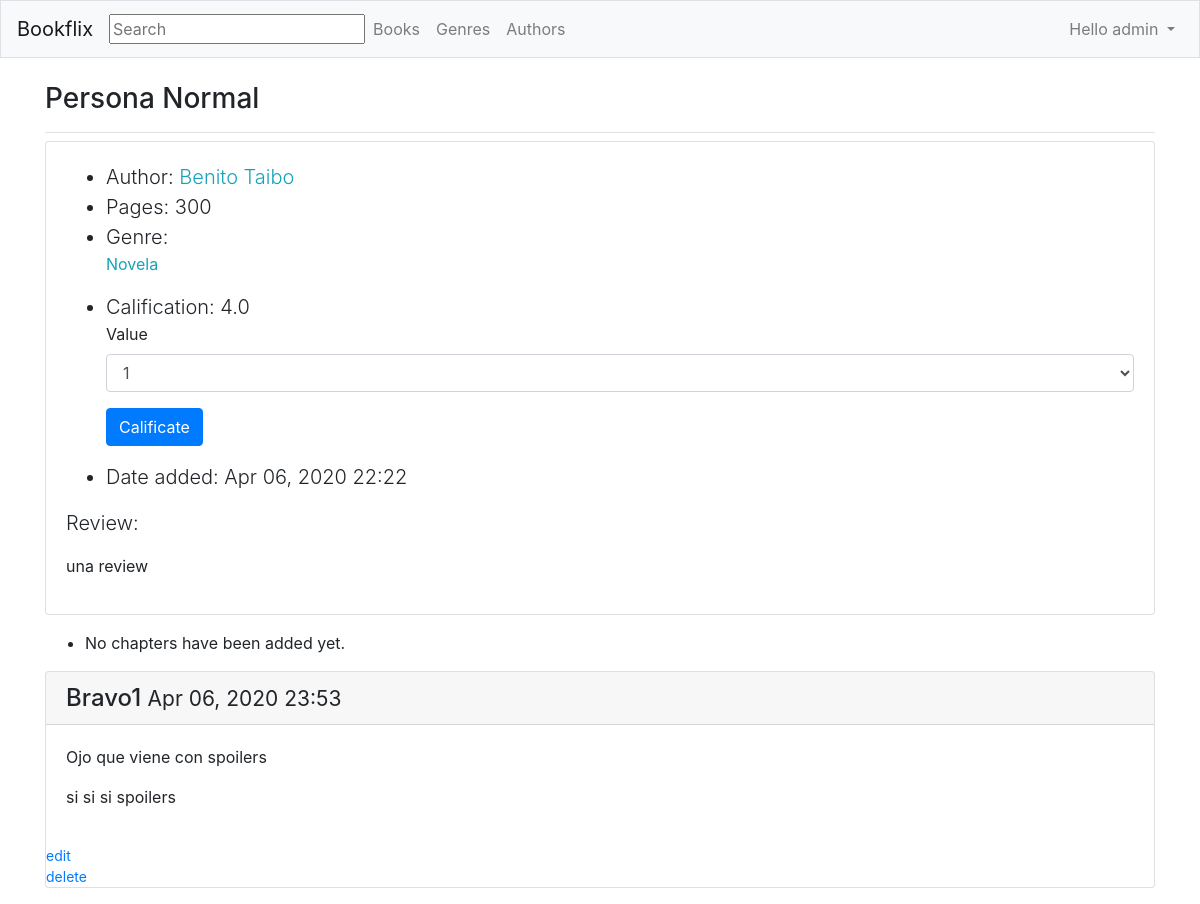
The page /books_list/1/ (signed in) on the database its author committed.
### users/models.py (models this page shows, shortened)
class User(AbstractUser):
    age = models.PositiveIntegerField(null=True, validators=[MaxValueValidator(99)])
    pay = models.BooleanField(default=True)
    credit_Card = CardNumberField('card number')
    expired_Card = CardExpiryField('expiration date', null=True)
    secCode_Card = SecurityCodeField('security code', null=True)
    subscription = models.ForeignKey(Membership, on_delete=models.CASCADE, null=True, blank=True)

### books/models.py (models this page shows, shortened)
class Book(models.Model):
    title = models.CharField(max_length=50)
    author = models.ForeignKey(Author, on_delete=models.CASCADE)
    publisher = models.ForeignKey(Publisher, on_delete=models.CASCADE)
    pages = models.IntegerField(blank=True)
    review = models.TextField()
    genre = models.ManyToManyField(Genre)
    calif = models.FloatField()
    date_added = models.DateTimeField(auto_now_add=True)
    def __str__(self):
        return self.title

class Author(models.Model):
    name = models.CharField(max_length=50)
    def __str__(self):
        return self.name

class Genre(models.Model):
    genre = models.CharField(max_length=50)
    def __str__(self):
        return self.genre

class Comment(models.Model):
    book = models.ForeignKey(Book, on_delete=models.CASCADE)
    text = models.TextField()
    date_added = models.DateTimeField(auto_now_add=True)
    profile = models.ForeignKey(Profile, on_delete=models.CASCADE)
    spoiler = models.BooleanField()
    class Meta:
        unique_together = ('book', 'profile')

### profiles/models.py (models this page shows)
class Profile(models.Model):
    name = models.CharField(max_length=10)
    user = models.ForeignKey(User, on_delete=models.CASCADE)
    def __str__(self):
        return self.name

### books/views.py (the view)
    def verificate(req, **kwargs):
        if not req.user.is_authenticated:
            return redirect('users:login')
        else:
            if req.session['myProfile'] is None:                #profile = req.session.get['myProfile']
                return redirect('profiles:selectProfile')
            else:
                return funcion(req, **kwargs)

### books/views.py (called while the page is built)
def verificateUser(funcion):
    def verificate(req, **kwargs):
        if not req.user.is_authenticated:
            return redirect('users:login')
        else:
            if req.session['myProfile'] is None:                #profile = req.session.get['myProfile']
                return redirect('profiles:selectProfile')
            else:
                return funcion(req, **kwargs)
    return verificate

@verificateUser
def book(request, book_id):
    bk = Book.objects.get(id=book_id)
    chapters = Chapter.objects.filter(book=bk).order_by('num')
    comments = Comment.objects.filter(book=bk).order_by('date_added')
    prof = Profile.objects.get(id=request.session['myProfile'])
    finished = FinishedBooks.objects.filter(profile=prof)
    calform = None
    comform = None
    if finished.filter(books=bk).exists():
        calform = CalificationForm
        if not Comment.objects.filter(book=bk, profile=prof).exists():
            comform = CommentForm
    genres = bk.genre.all().order_by('genre')
    context = {'book': bk, 'chapters': chapters, 'comments': comments,
               'calform': calform, 'comform': comform, 'genres': genres, 'profile': prof}
    return render(request, 'books/book.html', context)

### books/templates/books/book.html (shortened to what this page needs)
{% extends "books/base.html" %}
{% load bootstrap4 %}
{% block page_header %}
  <h3>{{ book }}</h3>
{% endblock page_header %}
{% block content %}
<div class="card mb-3">
  <div class="card-body">
    <ul>
      <li class="lead">Author: <a class="text-info" href="{% url 'books:author' book.author.id %}">{{ book.author }}</a></li>
      <li class="lead">Pages: {{ book.pages }}</li>
      <li class="lead">Genre:</li>
      {% for genre in genres %}
         <a class="text-info" href="{% url 'books:genre' genre.id %}">{{ genre }}</a>
      {% endfor %}
      <p><li class="lead">Calification: {{ book.calif }}</li>
        {% if calform %}
          <form class="form" action="{% url 'books:calification' book.id %}" method='post'>
            {% bootstrap_form calform %}
            {% buttons %}
              <button class="btn btn-primary" name="submit">Calificate</button>
            {% endbuttons %}
          </form>
        {% endif %}
        </p>
      <li class="lead">Date added: {{ book.date_added|date:'M d, Y H:i' }}</li>
    </ul>
    <p class="lead">Review: {{ book.review|linebreaks }}</p>
  </div>
</div>
<p>
  {% for chap in chapters %}
    <h5>{{ chap.num }}: <a class="text-secondary" href="{% url 'books:chapter' chap.id %}">{{ chap }}</a></h5>
  {% empty %}
    <ul><li>No chapters have been added yet.</li></ul>
  {% endfor %}
</p>
{% for comment in comments %}
  <div class="card mb-3">
    <h4 class="card-header">
      {{ comment.profile }}
      <small>{{ comment.date_added|date:'M d, Y H:i' }}</small>
    </h4>
    <div class="card-body">
      {% if comment.spoiler %}
        <p>Ojo que viene con spoilers</p>
      {% endif %}
      <p class="lead">{{ comment.text|linebreaks }}</p>
    </div>
    {% if comment.profile == profile %}
    <small><a href="{% url 'books:edit_comment' comment.id %}">edit</a></small>
    <small><a href="{% url 'books:delete_comment' comment.id %}">delete</a></small>
    {% endif %}
  </div>
{% endfor %}
{% endblock content %}

### books/templates/books/base.html (shortened to what this page needs)
{% load bootstrap4 %}
<!DOCTYPE html>
<html lang="en">
<head>
  {% bootstrap_css %}
</head>
<body>
  <nav class="navbar navbar-expand-md navbar-light bg-light mb-4 border">
    <a class="navbar-brand" href="{% url "books:index" %}">Bookflix</a>
    <form class="form" action="{% url 'books:search' %}" method="GET">
        <input type="text" name="q" value="{{ request.GET.q }}" class="form" placeholder="Search">
    </form>
    <div class="collapse navbar-collapse" id="navbarCollapse">
      <ul class="navbar-nav mr-auto">
        <li class="nav-item">
          <a class="nav-link" href="{% url "books:books_list" %}">Books</a></li>
        <li class="nav-item">
          <a class="nav-link" href="{% url "books:genres" %}">Genres</a></li>
        <li class="nav-item">
          <a class="nav-link" href="{% url "books:authors" %}">Authors</a></li>
          </ul>
          <ul class="nav navbar-nav navbar-right">
        {% if user.is_authenticated %}
          <li class="nav-item dropdown">
            <a class="nav-link dropdown-toggle" href="#" id="navbardrop" data-toggle="dropdown">
              Hello {{ user.username }}
            </a>
          </li>
        {% else %}
          <li class="nav-item">
            <a class="nav-link" href="{% url 'users:login' %}">Log in</a></li>
          <li class="nav-item">
            <a class="nav-link" href="{% url 'users:register' %}">Register</a></li>
        {% endif %}
      </ul>
    </div>
  </nav>
  <main role="main" class="container">
    <div class="pb-2 mb-2 border-bottom">
      {% block page_header %}{% endblock page_header %}
    </div>
    <div>
      {% block content %}{% endblock content %}
    </div>
  </main>
</body>
</html>

### rows shown on the page
User: username "admin"
Book: title "Persona Normal", author "Benito Taibo", pages "300", calif "4.0", date_added "Apr 06, 2020 22:22", review "una review"
Genre: genre "Novela"
Comment: profile "Bravo1", date_added "Apr 06, 2020 23:53", spoiler "Ojo que viene con spoilers", text "si si si spoilers", shows "edit"
